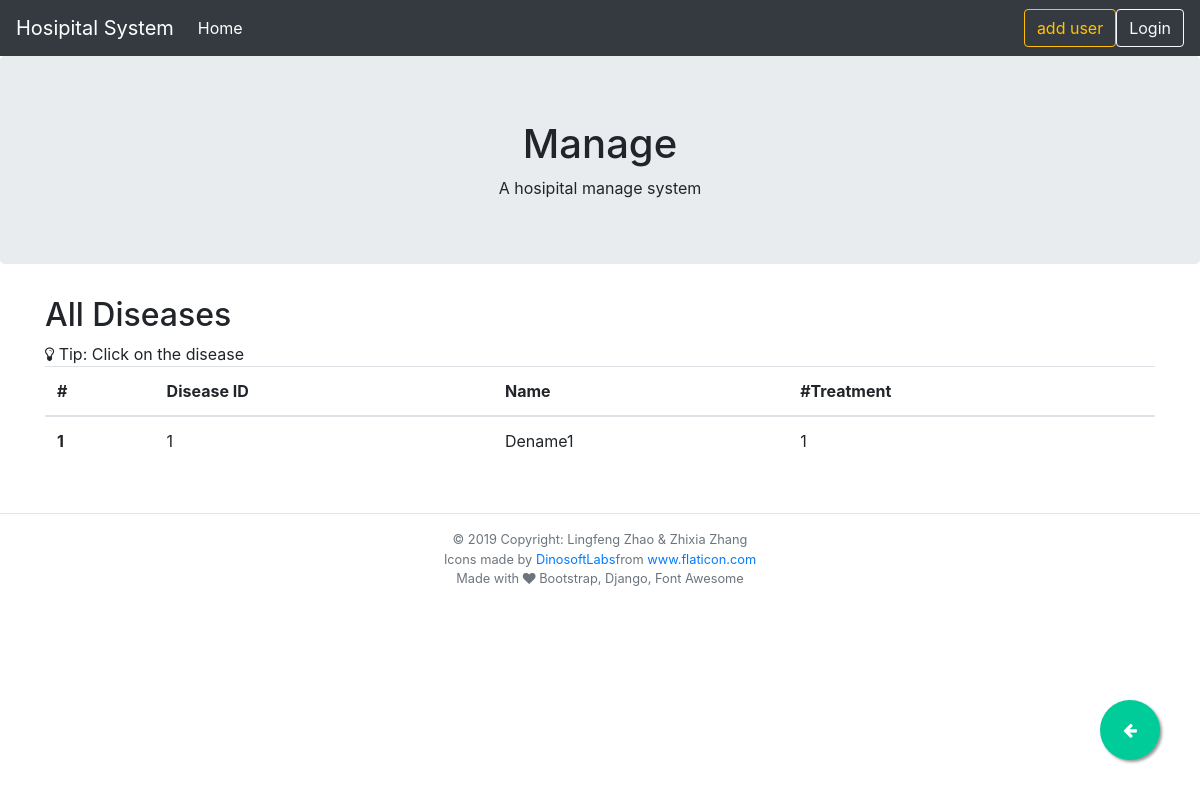
The app's page /disease/, older data.
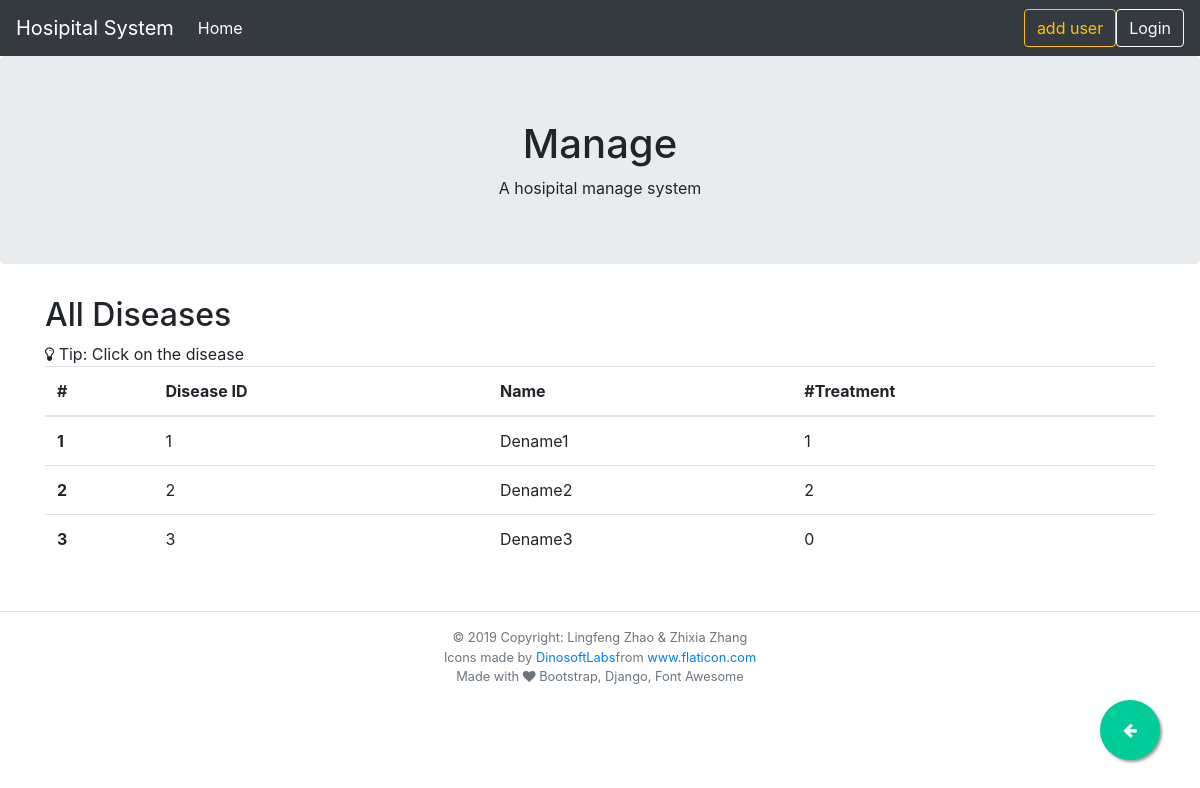
The same page, newer data.
### hospital/models.py (models this page shows)
class Disease(models.Model):
    deid = models.CharField(primary_key=True, max_length=6)
    dename = models.CharField(max_length=30)
    def __str__(self):
        return f"({self.deid}): {self.dename}"
    class Meta:
        db_table = "disease"

### hospital/views.py (the view)
# urls.py: path("disease/", views.DiseaseView.as_view(), name="diseases"),
class DiseaseView(generic.ListView):
    model = Disease
    template_name = "diseases.html"
    def get_context_data(self, **kwargs):
        context = super().get_context_data(**kwargs)
        context["disease_form"] = DiseaseForm()
        return context

### hospital/models.py (called while the page is built)
    def __str__(self):
        return f"{self.tname.title()}-{self.ttype}-{self.deid}"

### hospital/templates/diseases.html (shortened to what this page needs)
{% extends 'base.html' %}
{% block content %}
<h2>All Diseases</h2>
{% if disease_list %}
<i class="fa fa-lightbulb-o" aria-hidden="true"></i> Tip: Click on the disease
<table class="table table-hover">
    <thead>
        <tr>
            <th scope="col">#</th>
            <th scope="col">Disease ID</th>
            <th scope="col">Name</th>
            <th scope="col">#Treatment</th>
        </tr>
    </thead>
    <tbody>
        {% for disease in disease_list %}
        <tr tabindex="0" data-toggle="popover" data-placement="right" data-trigger="focus" title="Treatment to this" data-html="true" data-content='<ul class="list-group">{% for treatment in disease.treatment_set.all %}<li class="list-group-item">{{ treatment }}</li>
            {% endfor %}</ul>'>
            <th scope="row">{{forloop.counter}}</th>
            <td>{{ disease.deid }}</td>
            <td>{{ disease.dename }}</td>
            <td>
                {{ disease.treatment_set.count }}</td>
        </tr>
        {% endfor %}
    </tbody>
</table>
{% else %}
<p>No diseases are available.</p>
{% endif %}
{% endblock content %}

Row changes from the older to the newer data that the page shows:
added Disease: deid "2", dename "Dename2", treatment_set.count "2"
added Disease: deid "3", dename "Dename3", treatment_set.count "0"
